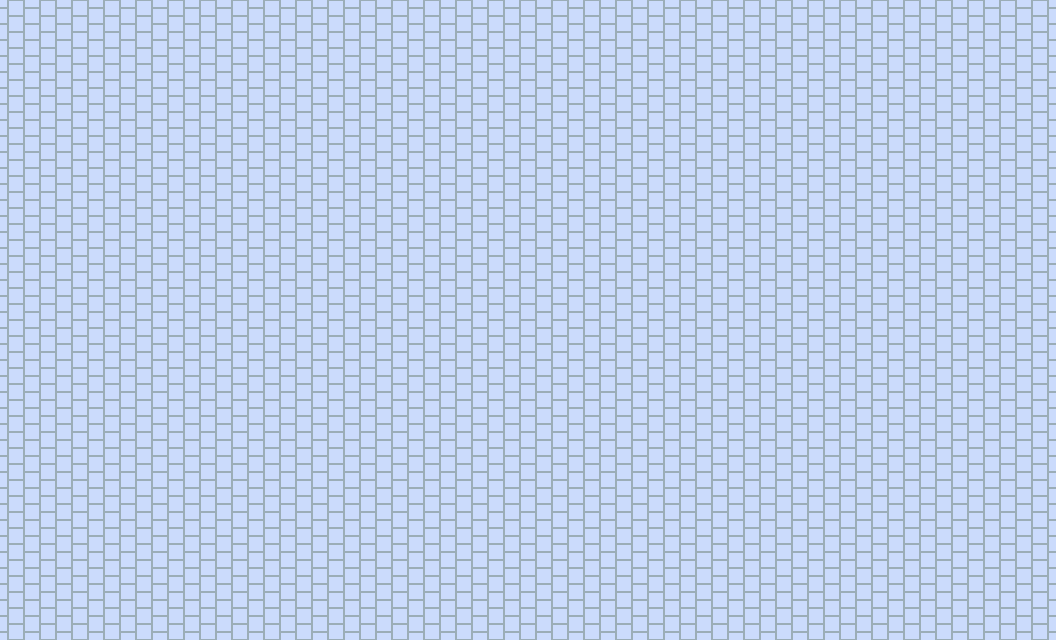

A level layout from a 2D game, rendered from its tile map. Below: a short description, then the map file with its tile-grid data intact:
An orthogonal 33x20 tile map with 32x32 px tiles, 1 tile layer (Tile Layer 1).

<map version="1.8" tiledversion="1.8.1" orientation="orthogonal" renderorder="right-down" width="33" height="20" tilewidth="32" tileheight="32" infinite="0" nextlayerid="2" nextobjectid="1">
 <tileset firstgid="1" source="../../tilesets/gather_floors_1.x.tsx" />
 <layer id="1" name="Tile Layer 1" width="33" height="20">
  <data encoding="csv">
1394,1394,1394,1394,1394,1394,1394,1394,1394,1394,1394,1394,1394,1394,1394,1394,1394,1394,1394,1394,1394,1394,1394,1394,1394,1394,1394,1394,1394,1394,1394,1394,1394,
1394,1394,1394,1394,1394,1394,1394,1394,1394,1394,1394,1394,1394,1394,1394,1394,1394,1394,1394,1394,1394,1394,1394,1394,1394,1394,1394,1394,1394,1394,1394,1394,1394,
1394,1394,1394,1394,1394,1394,1394,1394,1394,1394,1394,1394,1394,1394,1394,1394,1394,1394,1394,1394,1394,1394,1394,1394,1394,1394,1394,1394,1394,1394,1394,1394,1394,
1394,1394,1394,1394,1394,1394,1394,1394,1394,1394,1394,1394,1394,1394,1394,1394,1394,1394,1394,1394,1394,1394,1394,1394,1394,1394,1394,1394,1394,1394,1394,1394,1394,
1394,1394,1394,1394,1394,1394,1394,1394,1394,1394,1394,1394,1394,1394,1394,1394,1394,1394,1394,1394,1394,1394,1394,1394,1394,1394,1394,1394,1394,1394,1394,1394,1394,
1394,1394,1394,1394,1394,1394,1394,1394,1394,1394,1394,1394,1394,1394,1394,1394,1394,1394,1394,1394,1394,1394,1394,1394,1394,1394,1394,1394,1394,1394,1394,1394,1394,
1394,1394,1394,1394,1394,1394,1394,1394,1394,1394,1394,1394,1394,1394,1394,1394,1394,1394,1394,1394,1394,1394,1394,1394,1394,1394,1394,1394,1394,1394,1394,1394,1394,
1394,1394,1394,1394,1394,1394,1394,1394,1394,1394,1394,1394,1394,1394,1394,1394,1394,1394,1394,1394,1394,1394,1394,1394,1394,1394,1394,1394,1394,1394,1394,1394,1394,
1394,1394,1394,1394,1394,1394,1394,1394,1394,1394,1394,1394,1394,1394,1394,1394,1394,1394,1394,1394,1394,1394,1394,1394,1394,1394,1394,1394,1394,1394,1394,1394,1394,
1394,1394,1394,1394,1394,1394,1394,1394,1394,1394,1394,1394,1394,1394,1394,1394,1394,1394,1394,1394,1394,1394,1394,1394,1394,1394,1394,1394,1394,1394,1394,1394,1394,
1394,1394,1394,1394,1394,1394,1394,1394,1394,1394,1394,1394,1394,1394,1394,1394,1394,1394,1394,1394,1394,1394,1394,1394,1394,1394,1394,1394,1394,1394,1394,1394,1394,
1394,1394,1394,1394,1394,1394,1394,1394,1394,1394,1394,1394,1394,1394,1394,1394,1394,1394,1394,1394,1394,1394,1394,1394,1394,1394,1394,1394,1394,1394,1394,1394,1394,
1394,1394,1394,1394,1394,1394,1394,1394,1394,1394,1394,1394,1394,1394,1394,1394,1394,1394,1394,1394,1394,1394,1394,1394,1394,1394,1394,1394,1394,1394,1394,1394,1394,
1394,1394,1394,1394,1394,1394,1394,1394,1394,1394,1394,1394,1394,1394,1394,1394,1394,1394,1394,1394,1394,1394,1394,1394,1394,1394,1394,1394,1394,1394,1394,1394,1394,
1394,1394,1394,1394,1394,1394,1394,1394,1394,1394,1394,1394,1394,1394,1394,1394,1394,1394,1394,1394,1394,1394,1394,1394,1394,1394,1394,1394,1394,1394,1394,1394,1394,
1394,1394,1394,1394,1394,1394,1394,1394,1394,1394,1394,1394,1394,1394,1394,1394,1394,1394,1394,1394,1394,1394,1394,1394,1394,1394,1394,1394,1394,1394,1394,1394,1394,
1394,1394,1394,1394,1394,1394,1394,1394,1394,1394,1394,1394,1394,1394,1394,1394,1394,1394,1394,1394,1394,1394,1394,1394,1394,1394,1394,1394,1394,1394,1394,1394,1394,
1394,1394,1394,1394,1394,1394,1394,1394,1394,1394,1394,1394,1394,1394,1394,1394,1394,1394,1394,1394,1394,1394,1394,1394,1394,1394,1394,1394,1394,1394,1394,1394,1394,
1394,1394,1394,1394,1394,1394,1394,1394,1394,1394,1394,1394,1394,1394,1394,1394,1394,1394,1394,1394,1394,1394,1394,1394,1394,1394,1394,1394,1394,1394,1394,1394,1394,
1394,1394,1394,1394,1394,1394,1394,1394,1394,1394,1394,1394,1394,1394,1394,1394,1394,1394,1394,1394,1394,1394,1394,1394,1394,1394,1394,1394,1394,1394,1394,1394,1394
</data>
 </layer>
</map>
